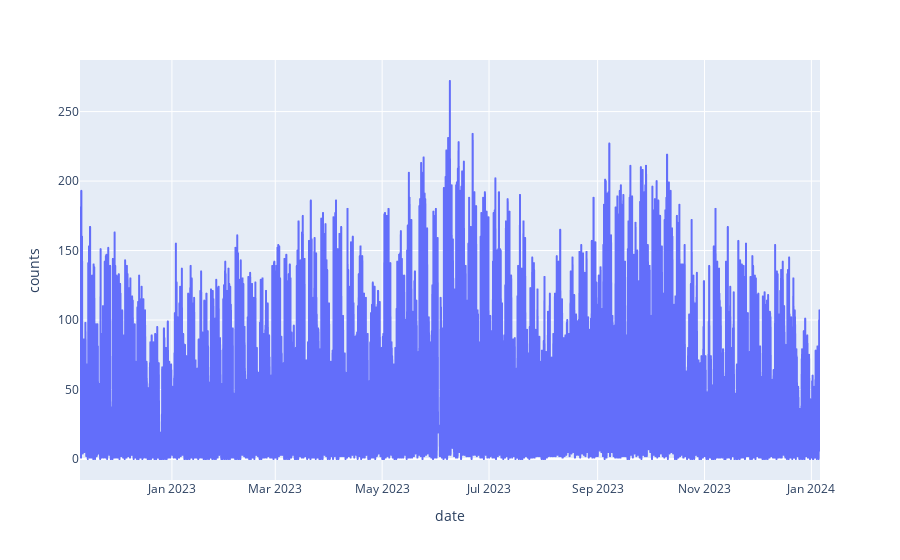

Notebook source saved alongside this figure:
### Code cell
px.line(tidf_rouen, x="date",y="counts")

### Figure 1 — Plotly figure (JSON) as saved in the notebook; plotly's stock layout.template omitted (floating-point values rounded to 4 significant figures; data arrays with more than 128 entries replaced by an {"elided": "..."} marker saying what was removed)
{"data": [{"hovertemplate": "date=%{x}<br>counts=%{y}<extra></extra>", "legendgroup": "", "line": {"color": "#636efa", "dash": "solid"}, "marker": {"symbol": "circle"}, "mode": "lines", "name": "", "showlegend": false, "type": "scattergl", "x": {"elided": "10102 str values"}, "xaxis": "x", "y": {"elided": "10102 int values"}, "yaxis": "y"}], "layout": {"legend": {"tracegroupgap": 0}, "margin": {"t": 60}, "xaxis": {"anchor": "y", "domain": [0, 1], "title": {"text": "date"}}, "yaxis": {"anchor": "x", "domain": [0, 1], "title": {"text": "counts"}}}}
